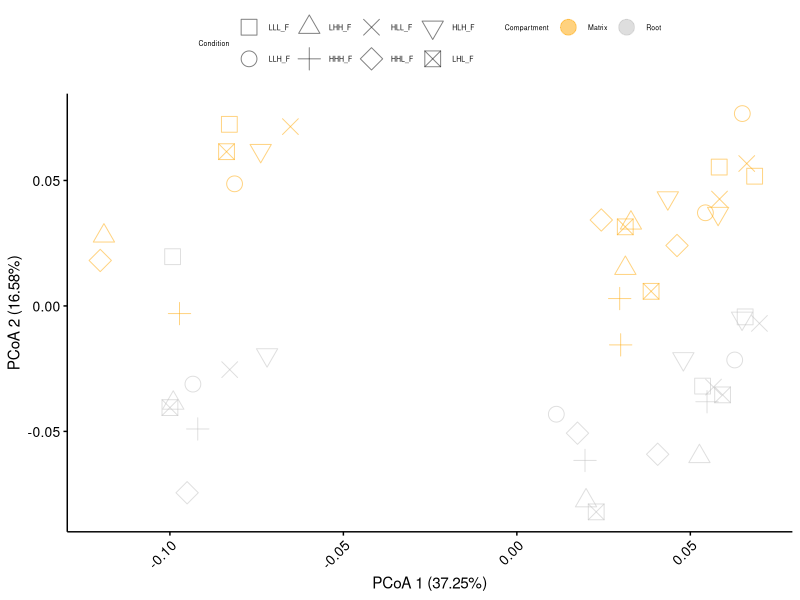
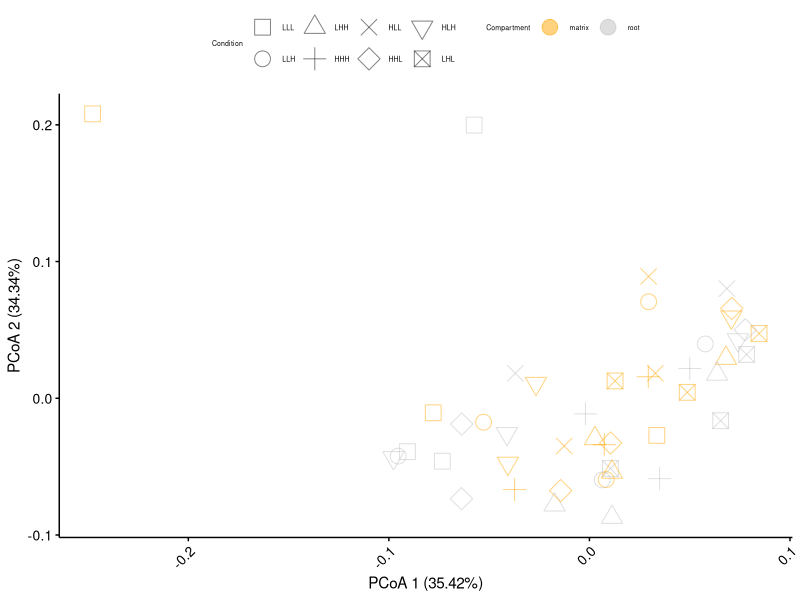
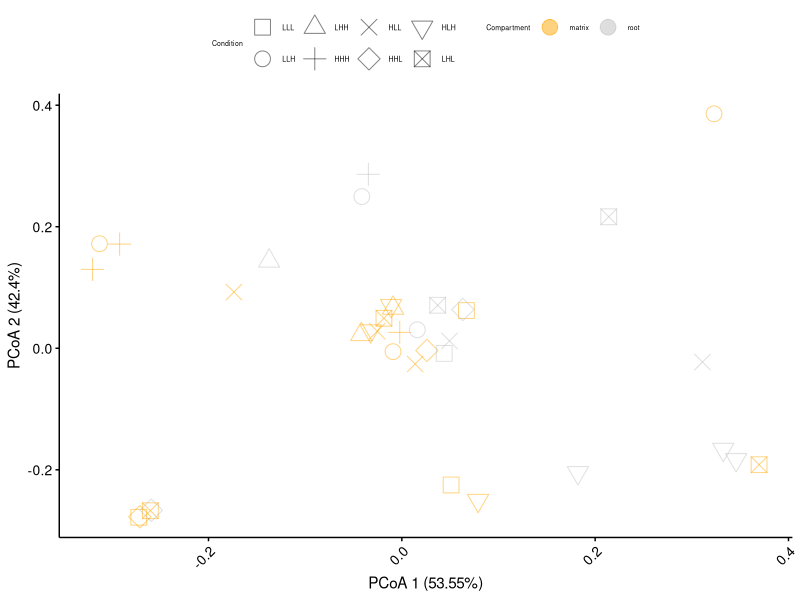
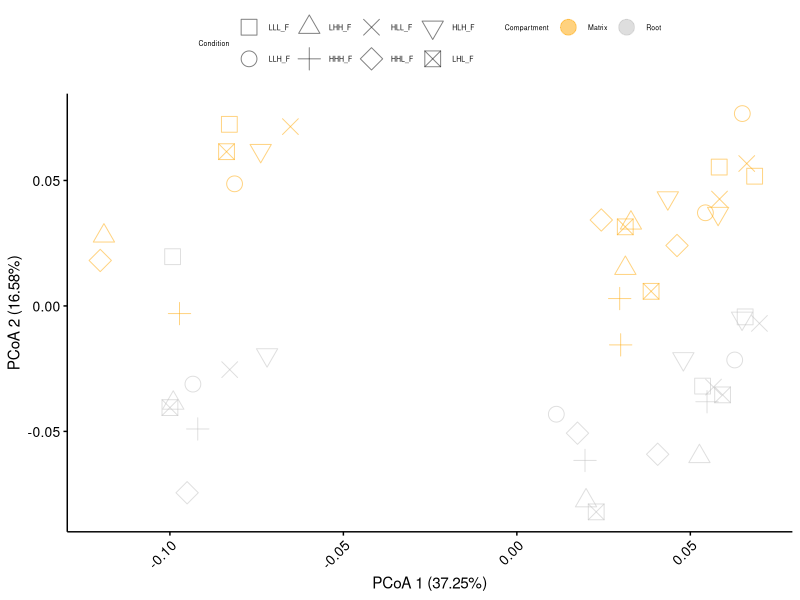
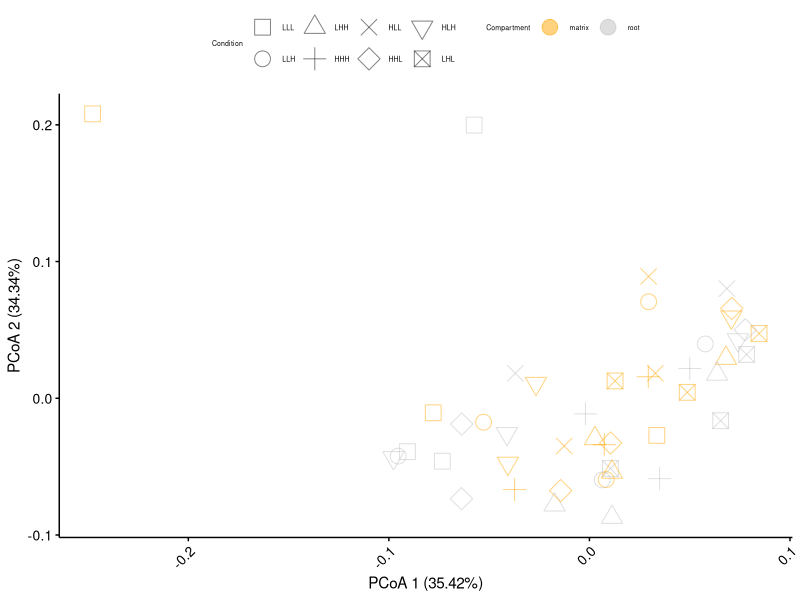
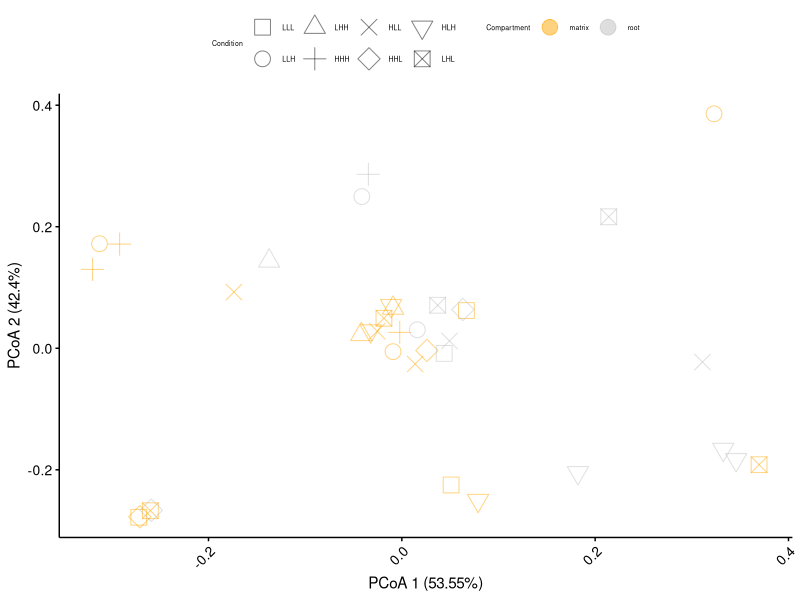

Reproduce these figures in R, in order.
# load plotting functions
library(ggplot2, quietly=T, warn.conflicts=F)
library(scales, quietly=T, warn.conflicts=F)
library(gridExtra, quietly=T, warn.conflicts=F)

alpha <- .7
c_red <-             rgb(200 / 255,   0 / 255,   0 / 255, alpha)
c_dark_red <-        rgb(255 / 255, 130 / 255,   0 / 255, alpha)
c_violet <-          rgb(238 / 255, 130 / 255, 238 / 255, alpha)
c_dark_violet <-     rgb(148 / 255, 0 / 255, 211 / 255, alpha)
c_pink <-            rgb(255 / 255, 192 / 255, 203 / 255, alpha)
c_orange <-          rgb(255 / 255,  69 / 255,   0 / 255, alpha)
c_dark_orange <-     rgb(255 / 255,  140 / 255,   0 / 255, alpha)
c_yellow <-          rgb(255 / 255, 255 / 255,   0 / 255, alpha)
c_blue <-            rgb(  0 / 255, 0 / 255, 255 / 255, alpha)
c_dark_blue <-       rgb(  0 / 255, 0 / 255, 139 / 255, alpha)
c_green <-           rgb(  50/ 255, 220 / 255,  50 / 255, alpha)
c_dark_green <-      rgb( 50 / 255, 200 / 255, 100 / 255, alpha)
c_very_dark_green <- rgb( 50 / 255, 150 / 255, 100 / 255, alpha)
c_sea_green <-       rgb( 46 / 255, 129 / 255,  90 / 255, alpha)
c_grey <-            rgb(180 / 255, 180 / 255,  180 / 255, alpha)
c_dark_brown <-      rgb(101 / 255,  67 / 255,  33 / 255, alpha)
c_black <-           rgb(  0 / 255,   0 / 255,   0 / 255, alpha)



# plotting stuff

main_theme <- theme(panel.background=element_blank(),
                    panel.grid=element_blank(),
                    axis.line=element_line(color="black"),
                    axis.ticks=element_line(color="black"),
                    axis.text=element_text(colour="black", size=10),
                    legend.position="top",
                    legend.background=element_blank(),
                    legend.key=element_blank(),
                    axis.text.x=element_text(angle=45, hjust=1),
                    text=element_text(family="sans"))

######## bacteria#####################
# load data

design <- read.table("bac_design.txt", header=T, sep="\t")
bray_curtis <- read.table("bac_bray_curtis_otu_table_norm.txt", sep="\t", header=T, check.names=F)

# re-order data matrices

idx <- match(design$SampleID, colnames(bray_curtis))
bray_curtis <- bray_curtis[idx, idx]


# subset samples of interest from distance matrices

excluded_samples <- design$SampleID[design$not_include=="yes"]
idx <- which(!design$SampleID %in% excluded_samples)
design <- design[idx, ]
bray_curtis <- bray_curtis[idx, idx]

### beta diversity
colors <- data.frame(group=c("Matrix", "Root","Input"), 
                     color=c("orange", "gray","black"))

shapes <- data.frame(group=c("LLL_F", "LLH_F", "LHH_F", "HHH_F", "HLL_F", "HHL_F", "HLH_F", "LHL_F", "Input"),
                     shape=c(0,1,2,3,4,5,6,7,19))


# PCoA Bray-Curtis

k <- 2
pcoa <- cmdscale(bray_curtis, k=k, eig=T)
points <- pcoa$points
eig <- pcoa$eig
points <- as.data.frame(points)
colnames(points) <- c("x", "y")

points <- cbind(points, design[match(rownames(points), design$SampleID), ])

points$Condition <- factor(points$Condition, levels=shapes$group)
points$Compartment <- factor(points$Compartment, levels=colors$group)

# plot PCo 1 and 2

p <- ggplot(points, aes(x=x, y=y, color=Compartment, shape=Condition)) +
     geom_point(alpha=.5, size=5) +
     scale_colour_manual(values=as.character(colors$color)) +
     scale_shape_manual(values=shapes$shape) +
     labs(x=paste("PCoA 1 (", format(100 * eig[1] / sum(eig), digits=4), "%)", sep=""),
     y=paste("PCoA 2 (", format(100 * eig[2] / sum(eig), digits=4), "%)", sep="")) + 
     main_theme +
     theme(legend.position="top")+ theme(
       legend.title = element_text(color = "black", size = 5),
       legend.text = element_text(color = "black", size = 5)
     )

p
ggsave(paste("PCoA_BC_bacteria.pdf", sep=""), p)

######## fungi #####################
# load data

design <- read.table("fun_design.txt", header=T, sep="\t")
bray_curtis <- read.table("fun_bray_curtis_otu_table_norm.txt", sep="\t", header=T, check.names=F)

# re-order data matrices

idx <- match(design$SampleID, colnames(bray_curtis))
bray_curtis <- bray_curtis[idx, idx]


# subset samples of interest from distance matrices

excluded_samples <- design$SampleID[design$not_include=="yes"]
idx <- which(!design$SampleID %in% excluded_samples)
design <- design[idx, ]
bray_curtis <- bray_curtis[idx, idx]

### beta diversity
colors <- data.frame(group=c("matrix", "root","input"), 
                     color=c("orange", "gray","black"))

shapes <- data.frame(group=c("LLL", "LLH", "LHH", "HHH", "HLL", "HHL", "HLH", "LHL", "input"),
                     shape=c(0,1,2,3,4,5,6,7,19))


# PCoA Bray-Curtis

k <- 2
pcoa <- cmdscale(bray_curtis, k=k, eig=T)
points <- pcoa$points
eig <- pcoa$eig
points <- as.data.frame(points)
colnames(points) <- c("x", "y")

points <- cbind(points, design[match(rownames(points), design$SampleID), ])

points$Condition <- factor(points$Condition, levels=shapes$group)
points$Compartment <- factor(points$Compartment, levels=colors$group)

# plot PCo 1 and 2

p <- ggplot(points, aes(x=x, y=y, color=Compartment, shape=Condition)) +
  geom_point(alpha=.5, size=5) +
  scale_colour_manual(values=as.character(colors$color)) +
  scale_shape_manual(values=shapes$shape) +
  labs(x=paste("PCoA 1 (", format(100 * eig[1] / sum(eig), digits=4), "%)", sep=""),
       y=paste("PCoA 2 (", format(100 * eig[2] / sum(eig), digits=4), "%)", sep="")) + 
  main_theme +
  theme(legend.position="top")+ theme(
    legend.title = element_text(color = "black", size = 5),
    legend.text = element_text(color = "black", size = 5)
  )

p
ggsave(paste("PCoA_BC_fungi.pdf", sep=""), p)

######## oomycetes #####################
# load data

design <- read.table("oom_design.txt", header=T, sep="\t")
bray_curtis <- read.table("oom_bray_curtis.txt", sep="\t", header=T, check.names=F)

# re-order data matrices

idx <- match(design$SampleID, colnames(bray_curtis))
bray_curtis <- bray_curtis[idx, idx]


# subset samples of interest from distance matrices

excluded_samples <- design$SampleID[design$not_include=="yes"]
idx <- which(!design$SampleID %in% excluded_samples)
design <- design[idx, ]
bray_curtis <- bray_curtis[idx, idx]

### beta diversity
colors <- data.frame(group=c("matrix", "root","input"), 
                     color=c("orange", "gray","black"))

shapes <- data.frame(group=c("LLL", "LLH", "LHH", "HHH", "HLL", "HHL", "HLH", "LHL", "input"),
                     shape=c(0,1,2,3,4,5,6,7,19))


# PCoA Bray-Curtis

k <- 2
pcoa <- cmdscale(bray_curtis, k=k, eig=T)
points <- pcoa$points
eig <- pcoa$eig
points <- as.data.frame(points)
colnames(points) <- c("x", "y")

points <- cbind(points, design[match(rownames(points), design$SampleID), ])

points$Condition <- factor(points$Condition, levels=shapes$group)
points$Compartment <- factor(points$Compartment, levels=colors$group)

# plot PCo 1 and 2

p <- ggplot(points, aes(x=x, y=y, color=Compartment, shape=Condition)) +
  geom_point(alpha=.5, size=5) +
  scale_colour_manual(values=as.character(colors$color)) +
  scale_shape_manual(values=shapes$shape) +
  labs(x=paste("PCoA 1 (", format(100 * eig[1] / sum(eig), digits=4), "%)", sep=""),
       y=paste("PCoA 2 (", format(100 * eig[2] / sum(eig), digits=4), "%)", sep="")) + 
  main_theme +
  theme(legend.position="top")+ theme(
    legend.title = element_text(color = "black", size = 5),
    legend.text = element_text(color = "black", size = 5)
  )

p
ggsave(paste("PCoA_BC_oomycetes.pdf", sep=""), p)


